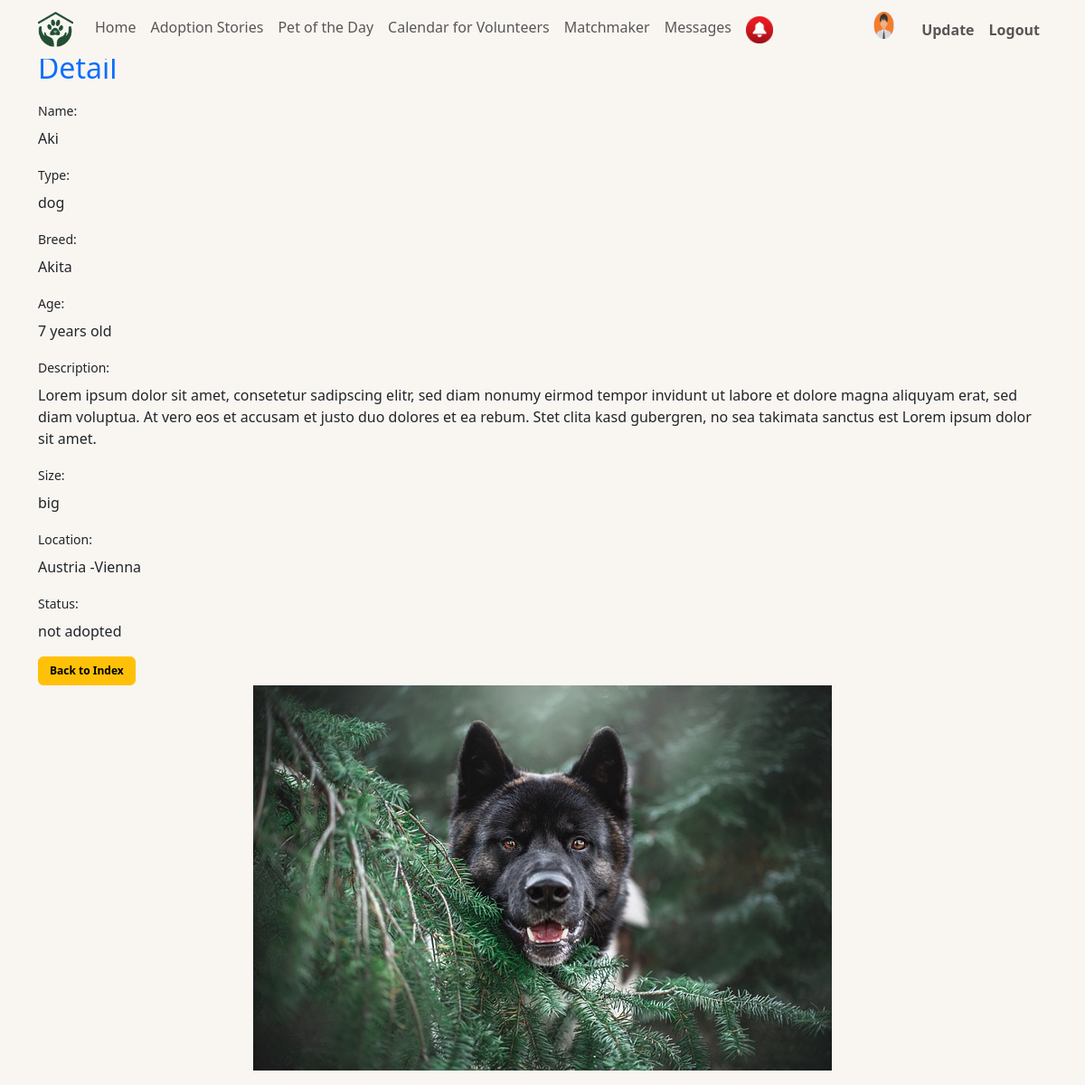
Page /detail.php?detail=8 (signed in) on the committed database.
### tables this page shows
CREATE TABLE `users` (
  `id` int(11) NOT NULL,
  `username` varchar(255) NOT NULL,
  `password` varchar(255) NOT NULL,
  `email` varchar(255) NOT NULL,
  `registration_date` date DEFAULT curdate(),
  `pictures` varchar(255) DEFAULT NULL,
  `role` enum('user','admin') DEFAULT 'user',
  `is_approved` tinyint(1) NOT NULL DEFAULT 0,
  `user_type` enum('individual','shelter','agency') DEFAULT 'individual'
);

CREATE TABLE `pets` (
  `id` int(11) NOT NULL,
  `name` varchar(255) DEFAULT NULL,
  `species` enum('dog','cat','bird','hamster','fish') DEFAULT NULL,
  `description` text DEFAULT NULL,
  `location` varchar(255) DEFAULT NULL,
  `added_by` int(11) DEFAULT NULL,
  `breed` varchar(100) DEFAULT 'No Breed',
  `status` enum('not adopted','adopted','pending') DEFAULT 'not adopted',
  `age` int(11) NOT NULL,
  `image` varchar(150) DEFAULT 'avatar.jpg',
  `size` enum('small','medium','big') NOT NULL
);

### public/functions.php (called while the page is built, shortened)
<?php
function retreive_form_database($connection ,$sql) {
    $result = mysqli_query($connection , $sql);
    $row = mysqli_fetch_assoc($result);
    if (mysqli_num_rows($result) > 0) {
        return $row;
    }
    return false;
}
?>

### detail.php (the view, shortened to what this page needs)
<?php
    require_once "db_connect.php";
    require_once "public/functions.php";
    $pet_id = 0;
    if (isset($_GET['detail'])) {
        $pet_id = $_GET['detail'];
    }
    $name = $name_error = $breed = $breed_error = $age = $age_error = $picture ="";
    $type = $type_error = $description = $description_error = $location = $location_error = "";
    $sql = "select * from pets where id =". $pet_id;
    $row = retreive_form_database($connection ,$sql);
    if ($row) {
        $name = $row['name'];
        $breed = $row['breed'];
        $age = $row['age'];
        $type = $row['species'];
        $size = $row['size'];
        $description = $row['description'];
        $location = $row['location'];
        $status = $row['status'];
        $picture = $row['image'];
    }
?>
<!DOCTYPE html>
<html lang="en">
<head>
    <link href="https://cdn.jsdelivr.net/npm/bootstrap@5.3.1/dist/css/bootstrap.min.css" rel="stylesheet">
    <link rel="stylesheet" href="styles.css">
</head>
<body>
<?php
require_once "navbar.php";
?>
    <div class="container ">
    <div class="grid-container-2 ">
    <div>
            <a href="home.php" class="btn btn-warning">Back to home page</a>
            <div>
                <h2 class="text-primary">Detail</h2>
            </div>
            <div class="mb-3 mt-3 w-90">
                <label for="name" class= "form-label">Name: </label><br><?=$name ?>
            </div>
            <div class="mb-3 w-90">
                <label for="type" class="form-label">Type: </label><br><?=$type ?>
            </div>
            <div class="mb-3 w-90">
                <label for="breed" class="form-label">Breed: </label><br><?=$breed ?>
            </div>
            <div class="mb-3 w-90">
                <label for="age" class="form-label">Age:</label><br><?=$age ?> years old
            </div>
            <div class="mb-3 mt-3 w-90">
                <label for="description" class= "form-label">Description:</label><br><?=$description ?>
            </div>
            <div class="mb-3 w-90">
                <label for="size" class="form-label">Size:</label><br><?=$size ?>
            </div>
            <div class="mb-3 mt-3 w-90">
                <label for="location" class= "form-label">Location:</label><br><?=$location ?>
            </div>
            <div class="mb-3 mt-3 w-90">
                <label for="vaccinated" class= "form-label">Status:</label><br><?=$status ?>
            </div>
            <a href="index.php" class="btn btn-warning">Back to Index</a>
    </div>
    <div>
        <div class="mb-3 d-flex justify-content-center  ">
            <img src="public/images/pet_images/<?=$picture ?>" class="detail_pic" >
        </div>
    </div>
    </div>
</body>
</html>

### navbar.php (shortened to what this page needs)
<?php
if (isset($_SESSION["user"])){
    $usersql = "SELECT * FROM users WHERE id = {$_SESSION["user"]}";
    $result = mysqli_query($connection, $usersql);
    $userRow = mysqli_fetch_assoc($result);
    }
?>
<nav class="navbar navbar-expand-lg navbar-light fixed-top">
    <div class="container">
    <image class="navbar-brand" src="public/images/web_images/navbar_logo.png" width="39" >
        <div class="collapse navbar-collapse" id="navbarNav">
            <ul class="navbar-nav ml-auto">
                <li class="nav-item active">
                    <a class="nav-link" href="home.php">Home</a>
                </li>
                <li class="nav-item">
                    <a class="nav-link" href="adoption_stories/adoption_stories.php">Adoption Stories</a>
                </li>
                <li class="nav-item">
                    <a class="nav-link" href="pet_of_the_day/pet_of_the_day.php">Pet of the Day</a>
                </li>
                <li class="nav-item">
                    <a class="nav-link" href="/calendar/calendar.php">Calendar for Volunteers</a>
                </li>
                <li class="nav-item">
                    <a class="nav-link" href="matchmaker/matchmaker.html">Matchmaker</a>
                </li>
                <li class="nav-item">
                    <a class="nav-link" href="messages.php">Messages</a>
                </li>
                <li class="nav-item">
                    <a class="nav-link" href="messages.php">
                        <img src="public/images/web_images/notification.png" alt="" width="30" height="30">
                    </a>
                </li>
            </ul>
            <ul class="navbar-nav ms-auto">
            <a class="nav-item me-3" href="#">
                <img src="public/images/user_images/<?= $userRow["pictures"] ?>" alt="user pic" width="35" height="30">
            </a>
                    <li class="nav-item">
                        <a class="nav-link font-weight-bold" href="user_auth/update.php?id=<?= $userRow["id"] ?>">Update</a>
                    </li>
                    <li class="nav-item">
                        <a class="nav-link font-weight-bold" href="user_auth/logout.php?logout">Logout</a>
                    </li>
                </ul>
        </div>
    </div>
</nav>
<br>

### styles.css (style rules this page uses)
body { background-color: #f9f6f2; }
.navbar { background-color: #f9f6f2; }
.nav-link.font-weight-bold { font-weight: bold; }
.navbar-brand { color: #000; font-size: 1.5rem; font-weight: bold; }
.form-label, .form-select, .form-control, .input-group-sm .form-control { font-size: 0.875rem; }
.btn-sm, .btn-primary, .btn-warning, .btn-danger, .btn-apply { font-size: 0.75rem; font-weight: bold; transition: background-color 0.2s ease; }

### rows in the picture
users: pictures (picture)
pets: name "Aki", species "dog", breed "Akita", age "7", description "Lorem ipsum dolor sit amet, consetetur sadipscing elitr, sed diam nonumy eirmod tempor invidunt ut labore et dolore magna aliquyam erat, sed diam voluptua. At vero eos et accusam et justo duo dolores et ea rebum. Stet clita kasd gubergren, no sea takimata sanctus est Lorem ipsum dolor sit amet.", size "big", location "Austria -Vienna", status "not adopted", image (picture)
